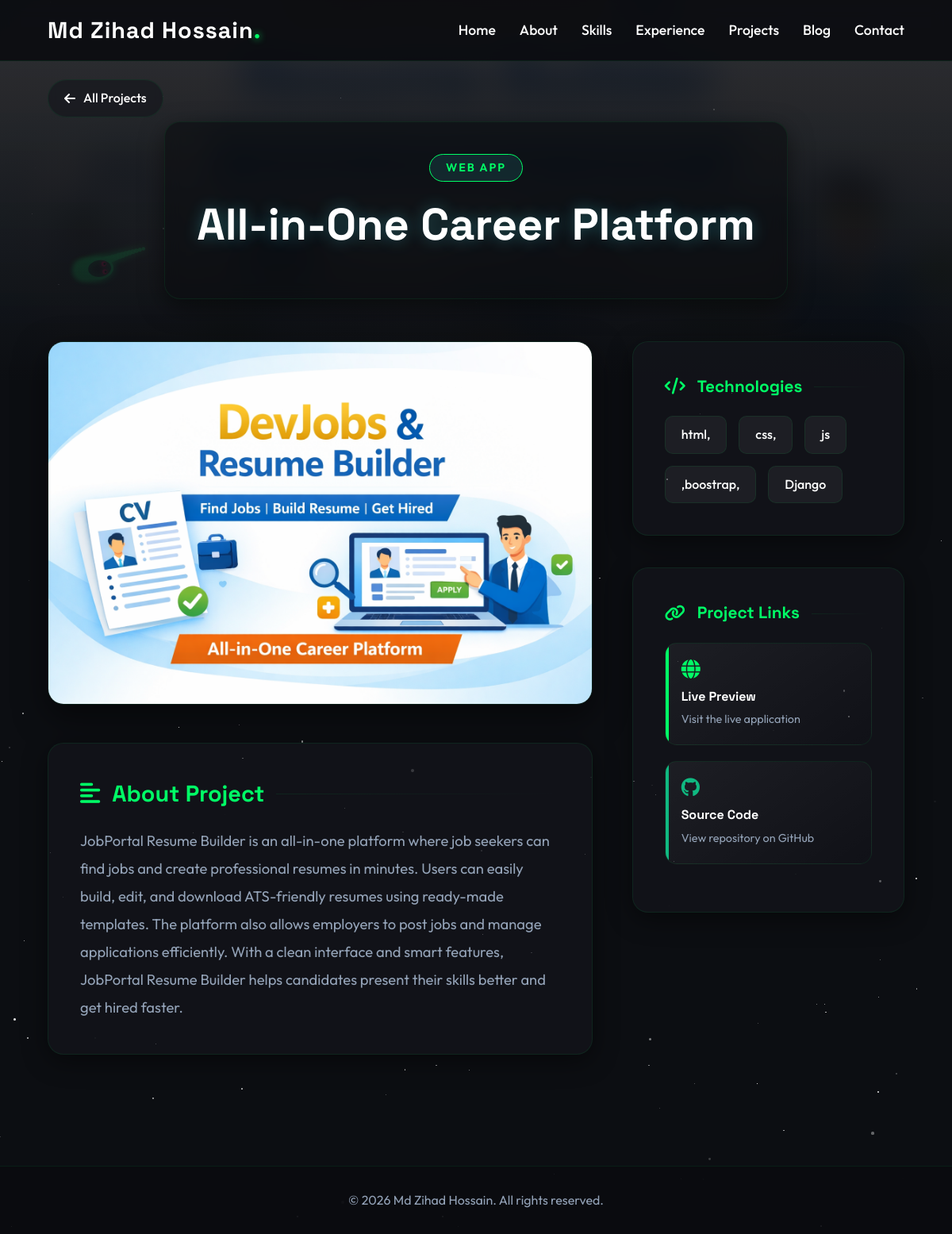
/project/4/, run on the app's committed database.
### myapp/models.py (models this page shows, shortened)
class Hero(models.Model):
    full_name = models.CharField(max_length=100)
    short_title = models.CharField(max_length=100)
    short_intro = models.TextField()
    profile_photo = models.ImageField(upload_to='hero/')
    resume = models.FileField(upload_to='resumes/')
    github_link = models.URLField(blank=True, null=True)
    linkedin_link = models.URLField(blank=True, null=True)
    facebook_link = models.URLField(blank=True, null=True)

class Project(models.Model):
    CATEGORY_CHOICES = [
        ('Web App', 'Web App'),
        ('UI Design', 'UI Design'),
        ('API', 'API'),
        ('Other', 'Other'),
    ]
    title = models.CharField(max_length=200)
    thumbnail = models.ImageField(upload_to='projects/thumbnails/')
    description = models.TextField()
    tech_stack = models.CharField(max_length=255, help_text="Comma-separated technologies")
    live_demo_link = models.URLField(blank=True, null=True)
    github_link = models.URLField(blank=True, null=True)
    category = models.CharField(max_length=20, choices=CATEGORY_CHOICES)

### myapp/views.py (the view)
# urls.py: path('project/<int:pk>/', views.project_detail, name='project_detail'),
def project_detail(request, pk):
    project = get_object_or_404(Project, pk=pk)
    hero = Hero.objects.first()
    return render(request, 'myapp/project_detail.html', {'project': project, 'hero': hero})

### templates/myapp/project_detail.html (shortened to what this page needs)
{% load static %}
<!DOCTYPE html>
<html lang="en">
<head>
    <link rel="stylesheet" href="https://cdnjs.cloudflare.com/ajax/libs/font-awesome/6.4.0/css/all.min.css">
    <link rel="stylesheet" href="{% static 'css/style.css' %}">
</head>
<body>
    <div id="stars"></div>
    <div id="stars2"></div>
    <nav class="navbar scrolled">
        <div class="nav-content">
            <a href="{% url 'index' %}" class="logo">{% if hero %}{{ hero.full_name }}{% else %}Portfolio{% endif %}</a>
            <ul class="nav-links">
                <li><a href="{% url 'index' %}#home">Home</a></li>
                <li><a href="{% url 'index' %}#about">About</a></li>
                <li><a href="{% url 'index' %}#skills">Skills</a></li>
                <li><a href="{% url 'index' %}#experience">Experience</a></li>
                <li><a href="{% url 'index' %}#projects">Projects</a></li>
                <li><a href="{% url 'index' %}#blog">Blog</a></li>
                <li><a href="{% url 'index' %}#contact">Contact</a></li>
            </ul>
        </div>
    </nav>
    <div class="back-nav">
        <a href="{% url 'index' %}#projects"><i class="fas fa-arrow-left"></i> All Projects</a>
    </div>
    <section class="project-hero">
        <div class="hero-bg">
            {% if project.thumbnail %}
            <img src="{{ project.thumbnail.url }}" alt="{{ project.title }}">
            {% endif %}
        </div>
        <div class="project-header-content">
            <span class="category-pill">{{ project.category }}</span>
            <h1 class="project-title">{{ project.title }}</h1>
        </div>
    </section>
    <div class="detail-wrapper">
        <div class="main-content">
            {% if project.thumbnail %}
            <img src="{{ project.thumbnail.url }}" alt="{{ project.title }}" class="featured-img">
            {% endif %}
            <div class="glass-box">
                <h2 class="section-heading"><i class="fas fa-align-left"></i> About Project</h2>
                <div class="content-text">{{ project.description }}</div>
            </div>
        </div>
        <div class="sidebar">
            <div class="glass-box">
                <h2 class="section-heading" style="font-size: 1.3rem;"><i class="fas fa-code"></i> Technologies</h2>
                <div class="tech-grid">
                    {% for tech in project.tech_stack.split %}
                    <span class="tech-pill">{{ tech }}</span>
                    {% endfor %}
                </div>
            </div>
            <div class="glass-box">
                <h2 class="section-heading" style="font-size: 1.3rem;"><i class="fas fa-link"></i> Project Links</h2>
                {% if project.live_demo_link %}
                <a href="{{ project.live_demo_link }}" target="_blank" class="link-card">
                    <i class="fas fa-globe"></i>
                    <h4>Live Preview</h4>
                    <p>Visit the live application</p>
                </a>
                {% endif %}
                {% if project.github_link %}
                <a href="{{ project.github_link }}" target="_blank" class="link-card"
                    style="--primary-color: var(--secondary-color);">
                    <i class="fab fa-github"></i>
                    <h4>Source Code</h4>
                    <p>View repository on GitHub</p>
                </a>
                {% endif %}
            </div>
        </div>
    </div>
    <footer>
        <p>&copy; {% now "Y" %} {% if hero %}{{ hero.full_name }}{% else %}Portfolio{% endif %}. All rights reserved.</p>
    </footer>
</body>
</html>

### static/css/style.css (style rules this page uses)
:root { --bg-color: #0c0e12; --primary-color: #00ff66; --secondary-color: #10b981; --text-main: #ffffff; --text-muted: #94a3b8; --glass-bg: rgba(20, 22, 28, 0.65); --glass-border: rgba(0, 255, 102, 0.08); --glass-shadow: 0 8px 32px 0 rgba(0, 0, 0, 0.45); --font-heading: 'Space Grotesk', sans-serif; --font-body: 'Outfit', sans-serif; }
* { margin: 0; padding: 0; box-sizing: border-box; }
html { scroll-behavior: smooth; }
body { background-color: var(--bg-color); color: var(--text-main); font-family: var(--font-body); line-height: 1.6; overflow-x: hidden; position: relative; }
#stars, #stars2, #stars3 { position: fixed; top: 0; left: 0; width: 100%; height: 100%; z-index: -1; background: transparent; }
a { text-decoration: none; color: inherit; }
ul { list-style: none; }
.navbar { position: fixed; top: 0; width: 100%; padding: 20px 5%; z-index: 1000; transition: 0.3s; }
.navbar.scrolled { background: rgba(11, 12, 16, 0.9); backdrop-filter: blur(10px); padding: 15px 5%; border-bottom: 1px solid var(--glass-border); }
.nav-content { display: flex; justify-content: space-between; align-items: center; }
.logo { font-family: var(--font-heading); font-size: 1.8rem; font-weight: 700; color: var(--text-main); letter-spacing: 1px; }
.logo::after { content: '.'; color: var(--primary-color); text-shadow: 0 0 10px var(--primary-color); }
.nav-links { display: flex; gap: 30px; }
.nav-links a { font-weight: 500; font-size: 1.1rem; position: relative; transition: 0.3s; }
.nav-links a::after { content: ''; position: absolute; bottom: -5px; left: 0; width: 0; height: 2px; background: var(--primary-color); transition: 0.3s; box-shadow: 0 0 8px var(--primary-color); }
footer { text-align: center; padding: 30px; border-top: 1px solid var(--glass-border); background: rgba(11, 12, 16, 0.9); }
footer p { color: var(--text-muted); }

### data on the page
Hero: full_name "Md Zihad Hossain"
Project: thumbnail (picture), category "WEB APP", title "All-in-One Career Platform", description "JobPortal Resume Builder is an all-in-one platform where job seekers can find jobs and create professional resumes in minutes. Users can easily build, edit, and download ATS-friendly resumes using ready-made templates. The platform also allows employers to post jobs and manage applications efficiently. With a clean interface and smart features, JobPortal Resume Builder helps candidates present their skills better and get hired faster."

### other printed values
{{ tech }} "html," "css," "js" ",boostrap," "Django"
